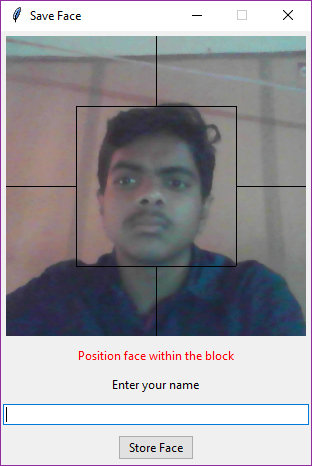
#> input picture images/capture_window.png, 312 x 466 px; its folder holds only this picture in this run
$ python sliding_window.py   (older library calls are emulated)
#> lines starting #> are read from the running program, lines starting #| are printed output that depends on the picture
import cv2
from scipy.misc import imread, imresize, imsave
import glob
import time
import os


def height_width(orig_height, orig_width):
    ratio = orig_width / orig_height
    if orig_height > orig_width:
        return 640, int(640 * ratio)
    else:
        return int(640 / ratio), 640


files = glob.glob('images/*.*')
if not os.path.isdir('results'):
    os.mkdir('results')

scale_factors = [0.5, 0.8]
win_size = 250
step = 50

for count, file in enumerate(files):
    img = imread(file)
#> img is the input picture: shape (466, 312, 4); mean R, G, B, A 157, 155.2, 159.8, 255
    rows = img.shape[0]
#> rows = 466
    cols = img.shape[1]
#> cols = 312
    img = img[rows//4:3 * rows//4, cols//4:3*cols//4]
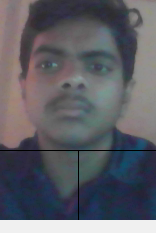
#> img: shape (233, 156, 4); mean R, G, B, A 93.2, 94.2, 101.5, 255
    img_height, img_width = (img.shape[0], img.shape[1])
#> img_height = 233; img_width = 156
    for scale in scale_factors:
        new_img_height = int(img_height * scale)
        new_img_width = int(img_width * scale)
        img_rez = imresize(img, (new_img_height, new_img_width))
        for row in range(0, img_rez.shape[0], step):
            for col in range(0, img_rez.shape[1], step):
                if row + win_size < img_rez.shape[0] and col + win_size < img_rez.shape[1]:
                    clip = img_rez[row:row + win_size, col:col + win_size]
                    cv2.imwrite('results/' + str(count) + '_' + str(time.time()) + '_' + str(scale)
                                + '.jpg', cv2.cvtColor(clip, cv2.COLOR_BGR2RGB))
                    # imsave('images/results/' + str(k) + '_' + str(i) + '_' + str(j) + '.jpg', clip)

$ run again, on images/face_detection.gif
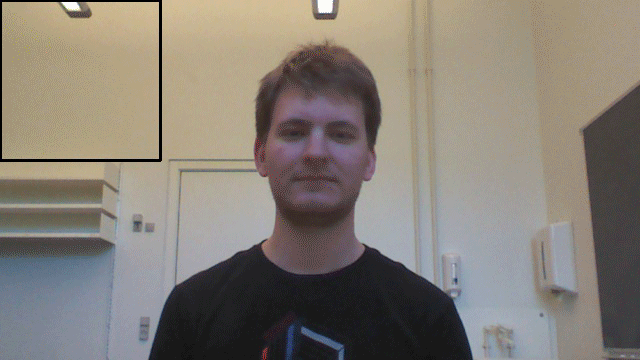
#> input picture images/face_detection.gif, 640 x 360 px
#> img is the input picture: shape (360, 640, 4); mean R, G, B, A 133.5, 126.5, 117.4, 255
#> `img = img[rows//4:3 * rows//4, cols//4:3*cols//4]`:
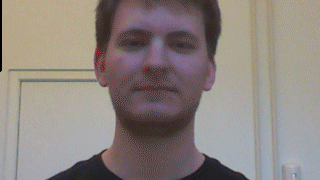
#> img: shape (180, 320, 4); mean R, G, B, A 141.1, 132, 127.5, 255
#> the loop `for scale in scale_factors:` made 2 passes
#> pass 1, `img_rez = imresize(img, (new_img_height, new_img_width))`:
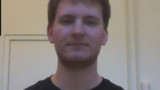
#> img_rez: shape (90, 160, 4); mean R, G, B, A 141.3, 132.2, 127.6, 255

$ run again, on images/main_window.png
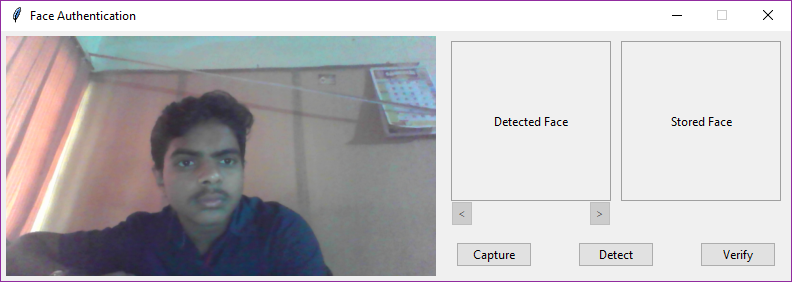
#> input picture images/main_window.png, 792 x 282 px
#> img is the input picture: shape (282, 792, 4); mean R, G, B, A 188.7, 185.9, 188.9, 255
#> `img = img[rows//4:3 * rows//4, cols//4:3*cols//4]`:
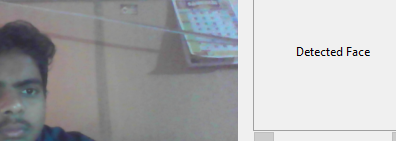
#> img: shape (141, 396, 4); mean R, G, B, A 172.2, 173.1, 175.1, 255
#> the loop `for scale in scale_factors:` made 2 passes
#> pass 1, `img_rez = imresize(img, (new_img_height, new_img_width))`:
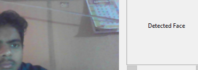
#> img_rez: shape (70, 198, 4); mean R, G, B, A 172.2, 173.2, 175.2, 255

$ run again, on images/recognised_face.jpg
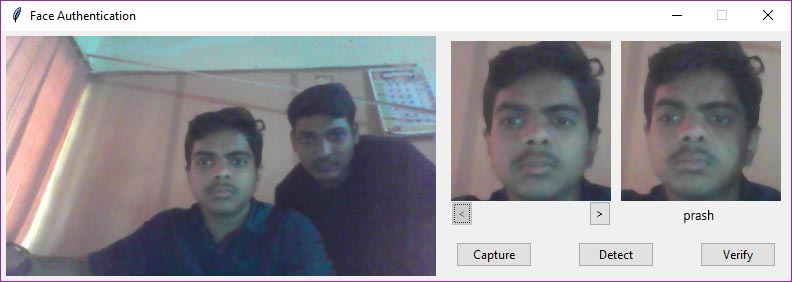
#> input picture images/recognised_face.jpg, 792 x 282 px
#> img is the input picture: shape (282, 792, 3); mean R, G, B 151.8, 149.8, 155.1
#> `img = img[rows//4:3 * rows//4, cols//4:3*cols//4]`:
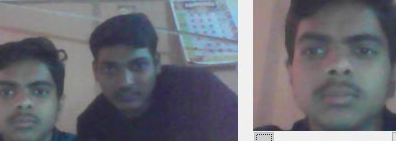
#> img: shape (141, 396, 3); mean R, G, B 109.7, 110.4, 118.4
#> the loop `for scale in scale_factors:` made 2 passes
#> pass 1, `img_rez = imresize(img, (new_img_height, new_img_width))`:
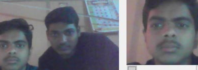
#> img_rez: shape (70, 198, 3); mean R, G, B 109.7, 110.5, 118.4
